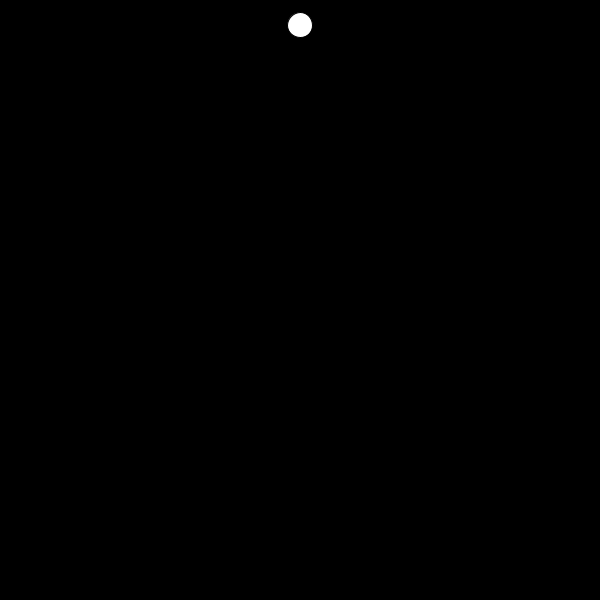
Frame 1 (no input)
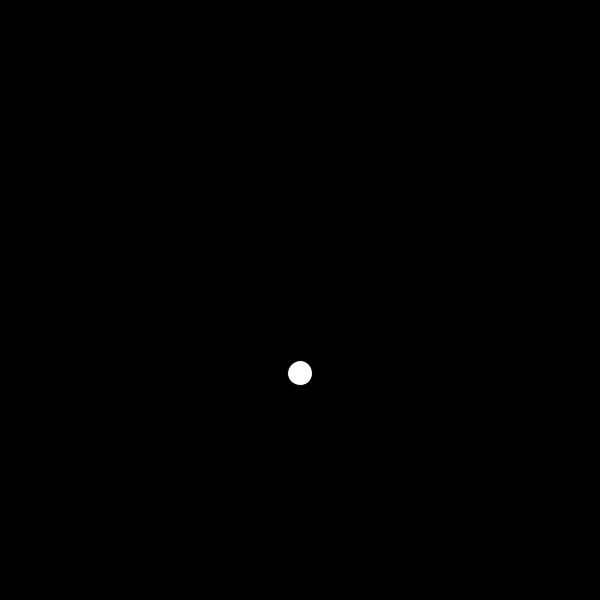
Frame 60 (the mouse pressed at the canvas centre just before this capture)
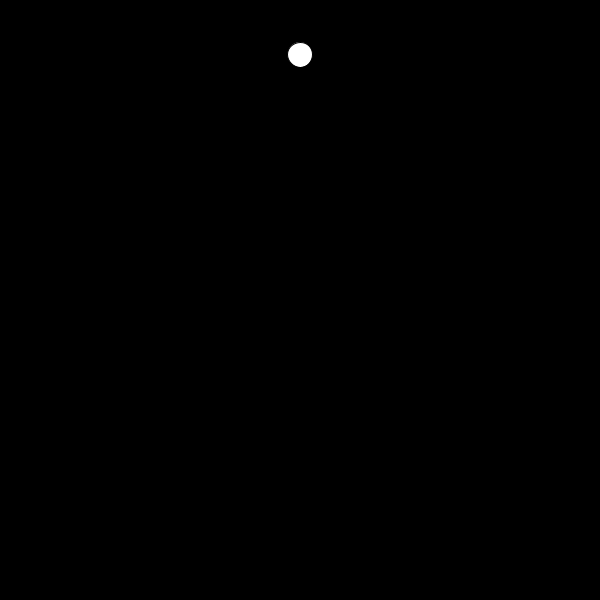
Frame 120 (the mouse held since frame 60 and released just before this capture)

The Processing sketch that drew these frames (run headless with seeded random() and noise(); from frame 60 on, the mouse is pressed at the canvas centre):

// Processing sketch: sketch_2018FinalQ1
// ── sketch_2018FinalQ1.pde
//create a PVector for velocity and acceleration. 
//make the ellipse fall until it reaches the bottom of the canvas, 
//then reset it's position back to the top of the screen. 
//make sure your ellipse doesn't continuously accelerate once it's reset.

PVector pos, vel, accel; 

void setup() {
  size(600, 600); 

  pos = new PVector(width/2, 25); 
  vel = new PVector(25/2, 3);
  accel = new PVector(0, .1);
  smooth();
}

void draw() {
  background(0); 

  ellipse(pos.x, pos.y, 25, 25); 
  pos.y += vel.y;
  vel.y += accel.y;

  if (pos.y >= height) {
    pos.y = -25/2; 
    vel.y = 0;
  }
}
